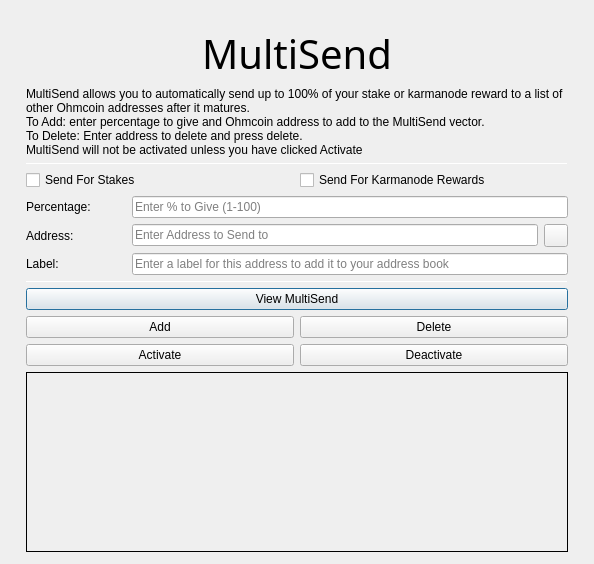
<?xml version="1.0" encoding="UTF-8"?>
<ui version="4.0">
 <class>MultiSendDialog</class>
 <widget class="QDialog" name="MultiSendDialog">
  <property name="windowModality">
   <enum>Qt::NonModal</enum>
  </property>
  <property name="geometry">
   <rect>
    <x>0</x>
    <y>0</y>
    <width>594</width>
    <height>526</height>
   </rect>
  </property>
  <property name="windowTitle">
   <string>MultiSend</string>
  </property>
  <layout class="QVBoxLayout" name="verticalLayout" stretch="0">
   <property name="leftMargin">
    <number>6</number>
   </property>
   <property name="topMargin">
    <number>6</number>
   </property>
   <property name="rightMargin">
    <number>6</number>
   </property>
   <property name="bottomMargin">
    <number>6</number>
   </property>
   <item>
    <layout class="QVBoxLayout" name="verticalLayout_Main" stretch="0,1,1,1,0,1,1,1">
     <property name="leftMargin">
      <number>20</number>
     </property>
     <property name="topMargin">
      <number>20</number>
     </property>
     <property name="rightMargin">
      <number>20</number>
     </property>
     <property name="bottomMargin">
      <number>20</number>
     </property>
     <item>
      <widget class="QLabel" name="multiSendHeader">
       <property name="font">
        <font>
         <family>Hind</family>
         <pointsize>30</pointsize>
         <weight>50</weight>
         <bold>false</bold>
        </font>
       </property>
       <property name="text">
        <string>MultiSend</string>
       </property>
       <property name="alignment">
        <set>Qt::AlignCenter</set>
       </property>
      </widget>
     </item>
     <item>
      <widget class="QLabel" name="label_2">
       <property name="lineWidth">
        <number>1</number>
       </property>
       <property name="text">
        <string>MultiSend allows you to automatically send up to 100% of your stake or karmanode reward to a list of other Ohmcoin addresses after it matures.
To Add: enter percentage to give and Ohmcoin address to add to the MultiSend vector.
To Delete: Enter address to delete and press delete.
MultiSend will not be activated unless you have clicked Activate</string>
       </property>
       <property name="alignment">
        <set>Qt::AlignLeading|Qt::AlignLeft|Qt::AlignTop</set>
       </property>
       <property name="wordWrap">
        <bool>true</bool>
       </property>
      </widget>
     </item>
     <item>
      <widget class="Line" name="line">
       <property name="minimumSize">
        <size>
         <width>0</width>
         <height>1</height>
        </size>
       </property>
       <property name="maximumSize">
        <size>
         <width>16777215</width>
         <height>1</height>
        </size>
       </property>
       <property name="orientation">
        <enum>Qt::Horizontal</enum>
       </property>
      </widget>
     </item>
     <item>
      <layout class="QVBoxLayout" name="verticalLayout_Settings">
       <item>
        <layout class="QHBoxLayout" name="horizontalLayout">
         <item>
          <widget class="QCheckBox" name="multiSendStakeCheckBox">
           <property name="text">
            <string>Send For Stakes</string>
           </property>
          </widget>
         </item>
         <item>
          <widget class="QCheckBox" name="multiSendKarmanodeCheckBox">
           <property name="text">
            <string>Send For Karmanode Rewards</string>
           </property>
          </widget>
         </item>
        </layout>
       </item>
       <item>
        <layout class="QHBoxLayout" name="horizontalLayout_6">
         <item>
          <widget class="QLabel" name="label">
           <property name="minimumSize">
            <size>
             <width>100</width>
             <height>0</height>
            </size>
           </property>
           <property name="toolTip">
            <string>Percentage of stake to send</string>
           </property>
           <property name="text">
            <string>Percentage:</string>
           </property>
          </widget>
         </item>
         <item>
          <widget class="QLineEdit" name="multiSendPercentEdit">
           <property name="toolTip">
            <string>Enter whole numbers 1 - 100</string>
           </property>
           <property name="placeholderText">
            <string>Enter % to Give (1-100)</string>
           </property>
          </widget>
         </item>
        </layout>
       </item>
       <item>
        <layout class="QHBoxLayout" name="horizontalLayout_7">
         <item>
          <widget class="QLabel" name="label_5">
           <property name="minimumSize">
            <size>
             <width>100</width>
             <height>0</height>
            </size>
           </property>
           <property name="toolTip">
            <string>Address to send portion of stake to</string>
           </property>
           <property name="text">
            <string>Address:</string>
           </property>
          </widget>
         </item>
         <item>
          <widget class="QLineEdit" name="multiSendAddressEdit">
           <property name="toolTip">
            <string/>
           </property>
           <property name="placeholderText">
            <string>Enter Address to Send to</string>
           </property>
          </widget>
         </item>
         <item>
          <widget class="QToolButton" name="addressBookButton">
           <property name="maximumSize">
            <size>
             <width>16777215</width>
             <height>32</height>
            </size>
           </property>
           <property name="toolTip">
            <string>Choose an address from the address book</string>
           </property>
           <property name="text">
            <string/>
           </property>
           <property name="icon">
            <iconset resource="../ohmcoin.qrc">
             <normaloff>:/icons/address-book</normaloff>:/icons/address-book</iconset>
           </property>
           <property name="shortcut">
            <string>Alt+A</string>
           </property>
          </widget>
         </item>
        </layout>
       </item>
      </layout>
     </item>
     <item>
      <layout class="QHBoxLayout" name="horizontalLayout_3">
       <item>
        <widget class="QLabel" name="label_3">
         <property name="minimumSize">
          <size>
           <width>100</width>
           <height>0</height>
          </size>
         </property>
         <property name="text">
          <string>Label:</string>
         </property>
        </widget>
       </item>
       <item>
        <widget class="QLineEdit" name="labelAddressLabelEdit">
         <property name="placeholderText">
          <string>Enter a label for this address to add it to your address book</string>
         </property>
        </widget>
       </item>
      </layout>
     </item>
     <item>
      <widget class="Line" name="line_2">
       <property name="minimumSize">
        <size>
         <width>0</width>
         <height>1</height>
        </size>
       </property>
       <property name="maximumSize">
        <size>
         <width>16777215</width>
         <height>1</height>
        </size>
       </property>
       <property name="orientation">
        <enum>Qt::Horizontal</enum>
       </property>
      </widget>
     </item>
     <item>
      <layout class="QVBoxLayout" name="verticalLayout_Buttons">
       <item>
        <layout class="QHBoxLayout" name="horizontalLayout_4">
         <item>
          <widget class="QPushButton" name="viewButton">
           <property name="toolTip">
            <string/>
           </property>
           <property name="statusTip">
            <string>View MultiSend Vector</string>
           </property>
           <property name="text">
            <string>View MultiSend</string>
           </property>
          </widget>
         </item>
        </layout>
       </item>
       <item>
        <layout class="QHBoxLayout" name="horizontalLayout_2">
         <item>
          <widget class="QPushButton" name="addButton">
           <property name="toolTip">
            <string/>
           </property>
           <property name="statusTip">
            <string>Add to MultiSend Vector</string>
           </property>
           <property name="text">
            <string>Add</string>
           </property>
          </widget>
         </item>
         <item>
          <widget class="QPushButton" name="deleteButton">
           <property name="toolTip">
            <string/>
           </property>
           <property name="statusTip">
            <string>Delete Address From MultiSend Vector</string>
           </property>
           <property name="text">
            <string>Delete</string>
           </property>
          </widget>
         </item>
        </layout>
       </item>
       <item>
        <layout class="QHBoxLayout" name="horizontalLayout_5">
         <item>
          <widget class="QPushButton" name="activateButton">
           <property name="statusTip">
            <string>Activate MultiSend</string>
           </property>
           <property name="text">
            <string>Activate</string>
           </property>
          </widget>
         </item>
         <item>
          <widget class="QPushButton" name="disableButton">
           <property name="statusTip">
            <string>Deactivate MultiSend</string>
           </property>
           <property name="text">
            <string>Deactivate</string>
           </property>
          </widget>
         </item>
        </layout>
       </item>
      </layout>
     </item>
     <item>
      <widget class="QLabel" name="message">
       <property name="minimumSize">
        <size>
         <width>0</width>
         <height>180</height>
        </size>
       </property>
       <property name="frameShape">
        <enum>QFrame::Panel</enum>
       </property>
       <property name="frameShadow">
        <enum>QFrame::Plain</enum>
       </property>
       <property name="lineWidth">
        <number>1</number>
       </property>
       <property name="midLineWidth">
        <number>1</number>
       </property>
       <property name="text">
        <string/>
       </property>
       <property name="alignment">
        <set>Qt::AlignLeading|Qt::AlignLeft|Qt::AlignTop</set>
       </property>
       <property name="wordWrap">
        <bool>true</bool>
       </property>
      </widget>
     </item>
    </layout>
   </item>
  </layout>
 </widget>
 <resources>
  <include location="../ohmcoin.qrc"/>
 </resources>
 <connections/>
</ui>
